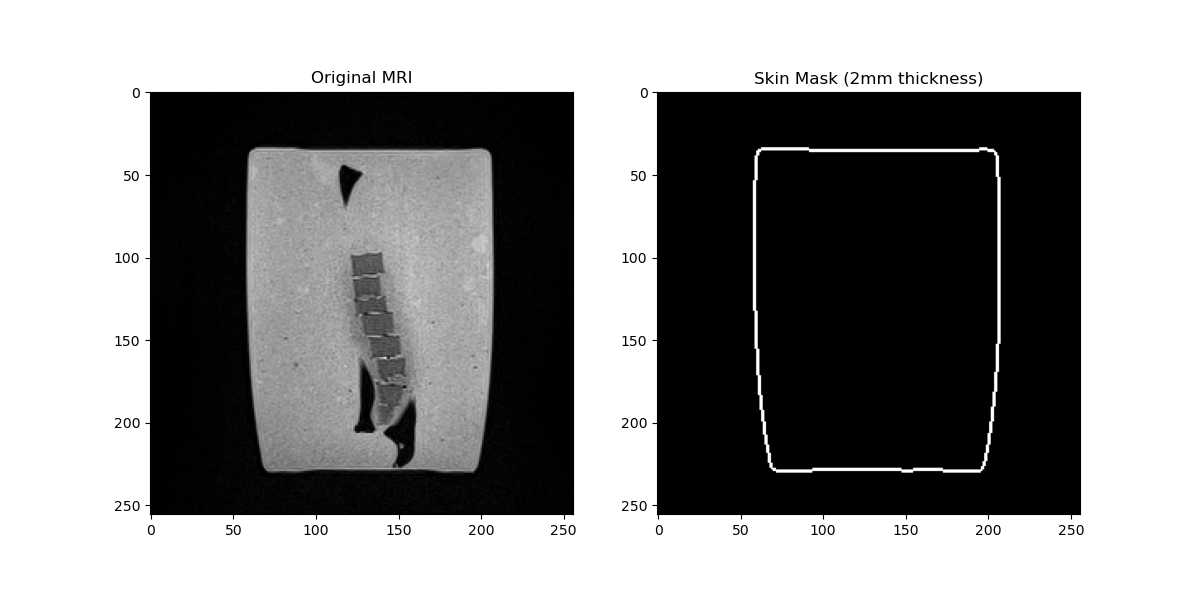

Reproduce this figure in Python.
import os
import pydicom
import nibabel as nib
import numpy as np
import matplotlib.pyplot as plt
from scipy.ndimage import binary_fill_holes, binary_erosion
from skimage.feature import canny
from tqdm import tqdm

def load_dicom_series(directory):
    files = [pydicom.dcmread(os.path.join(directory, f)) for f in os.listdir(directory) if f.endswith('.dcm')]
    files.sort(key=lambda x: int(x.InstanceNumber))
    return np.stack([f.pixel_array for f in files]).astype(float)

def main():
    script_dir = os.path.dirname(os.path.abspath(__file__))
    root_dir = os.path.dirname(script_dir)
    mri_path = os.path.join(root_dir, 'MRI')
    
    print("Loading DICOM data...")
    mri_volume = load_dicom_series(mri_path)
    
    print("Extracting 2mm skin boundary...")
    # Based on metadata, 1 pixel = 1mm. So 2mm = 2 pixels.
    thickness_px = 2
    
    full_filled_mask = np.zeros(mri_volume.shape, dtype=bool)
    
    # First pass: Generate filled volumes for each slice
    for i in tqdm(range(mri_volume.shape[0]), desc="Filling volumes"):
        slice_data = mri_volume[i]
        mi, ma = np.min(slice_data), np.max(slice_data)
        if ma - mi > 0:
            slice_norm = (slice_data - mi) / (ma - mi)
        else:
            slice_norm = np.zeros_like(slice_data)
            
        # Use Canny to find the outer boundary
        edges = canny(slice_norm, sigma=2.0)
        full_filled_mask[i] = binary_fill_holes(edges)
    
    # Second pass: Create the 2mm shell
    # We erode the filled volume and subtract it from the original to get the shell
    print(f"Creating {thickness_px}mm shell via erosion...")
    eroded_mask = binary_erosion(full_filled_mask, iterations=thickness_px)
    skin_mask = full_filled_mask ^ eroded_mask
    
    # Save the resulting NIfTI image
    output_nifti = os.path.join(script_dir, 'skin_mask.nii')
    nib.save(nib.Nifti1Image(skin_mask.astype(np.float32), np.eye(4)), output_nifti)
    
    # Visualization
    slice_idx = mri_volume.shape[0] // 2
    plt.figure(figsize=(12, 6))
    plt.subplot(1, 2, 1)
    plt.imshow(mri_volume[slice_idx], cmap='gray')
    plt.title('Original MRI')
    plt.subplot(1, 2, 2)
    plt.imshow(skin_mask[slice_idx], cmap='gray')
    plt.title(f'Skin Mask ({thickness_px}mm thickness)')
    
    plt.savefig(os.path.join(script_dir, 'skin_segmentation.png'))
    print(f"Results saved in {script_dir}")

if __name__ == "__main__":
    main()
